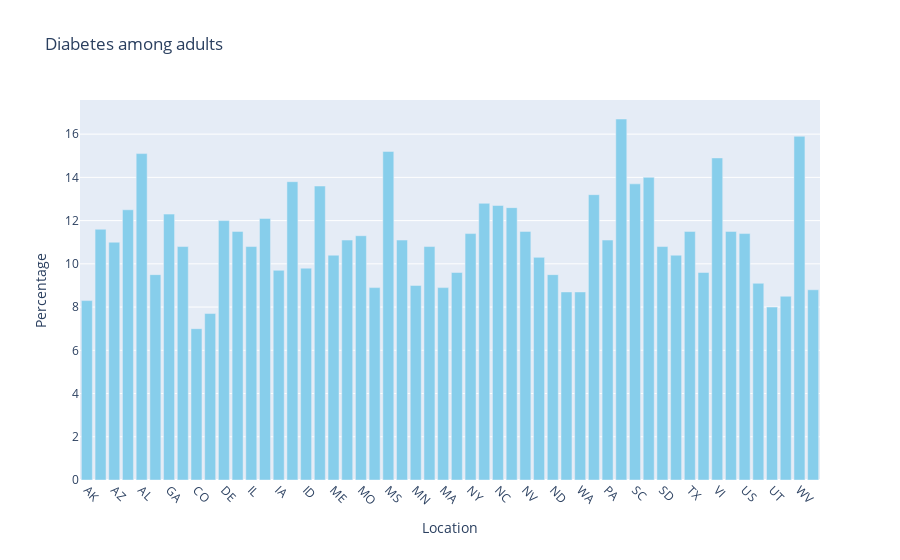

The notebook cell saved with this chart:
### Code cell
import plotly.graph_objs as go
import plotly.io as pio

# Create a bar plot
fig = go.Figure(data=[go.Bar(
    x=npw_data['LocationAbbr'],  # LocationAbbr on x-axis
    y=npw_data['DataValue'],     # DataValue on y-axis
    marker_color='skyblue'       # Set color of the bars
)])

# Update layout
fig.update_layout(
    title='Diabetes among adults',
    xaxis_title='Location',
    yaxis_title='Percentage',
    xaxis=dict(tickangle=45)     # Rotate x-axis labels for better readability
)

# Show the plot
pio.show(fig)

### Figure 1 — Plotly figure (JSON) as saved in the notebook; plotly's stock layout.template omitted (floating-point values rounded to 4 significant figures)
{"data": [{"marker": {"color": "skyblue"}, "type": "bar", "x": ["AK", "CA", "AZ", "AR", "AL", "HI", "GA", "CT", "CO", "DC", "DE", "GU", "IL", "IN", "IA", "KY", "ID", "LA", "ME", "KS", "MO", "MT", "MS", "MD", "MN", "MI", "MA", "NE", "NY", "OK", "NC", "OH", "NV", "NJ", "ND", "NH", "WA", "NM", "PA", "PR", "SC", "TN", "SD", "RI", "TX", "OR", "VI", "VA", "US", "WI", "UT", "VT", "WV", "WY"], "y": [8.3, 11.6, 11, 12.5, 15.1, 9.5, 12.3, 10.8, 7, 7.7, 12, 11.5, 10.8, 12.1, 9.7, 13.8, 9.8, 13.6, 10.4, 11.1, 11.3, 8.9, 15.2, 11.1, 9, 10.8, 8.9, 9.6, 11.4, 12.8, 12.7, 12.6, 11.5, 10.3, 9.5, 8.7, 8.7, 13.2, 11.1, 16.7, 13.7, 14, 10.8, 10.4, 11.5, 9.6, 14.9, 11.5, 11.4, 9.1, 8, 8.5, 15.9, 8.8]}], "layout": {"title": {"text": "Diabetes among adults"}, "xaxis": {"tickangle": 45, "title": {"text": "Location"}}, "yaxis": {"title": {"text": "Percentage"}}}}
